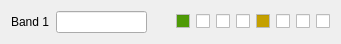
   <widget class="QWidget" name="layoutWidget_16">
    <property name="geometry">
     <rect>
      <x>10</x>
      <y>70</y>
      <width>341</width>
      <height>27</height>
     </rect>
    </property>
    <layout class="QHBoxLayout" name="horizontalLayout_18">
     <item>
      <widget class="QLabel" name="label_20">
       <property name="text">
        <string>Band 1</string>
       </property>
      </widget>
     </item>
     <item>
      <widget class="QLineEdit" name="lineEditR_2">
       <property name="sizePolicy">
        <sizepolicy hsizetype="Expanding" vsizetype="Fixed">
         <horstretch>0</horstretch>
         <verstretch>0</verstretch>
        </sizepolicy>
       </property>
       <property name="focusPolicy">
        <enum>Qt::NoFocus</enum>
       </property>
       <property name="readOnly">
        <bool>true</bool>
       </property>
      </widget>
     </item>
     <item>
      <spacer name="horizontalSpacer_18">
       <property name="orientation">
        <enum>Qt::Horizontal</enum>
       </property>
       <property name="sizeHint" stdset="0">
        <size>
         <width>40</width>
         <height>20</height>
        </size>
       </property>
      </spacer>
     </item>
     <item>
      <widget class="QCheckBox" name="checkBoxR_9">
       <property name="sizePolicy">
        <sizepolicy hsizetype="Fixed" vsizetype="Fixed">
         <horstretch>0</horstretch>
         <verstretch>0</verstretch>
        </sizepolicy>
       </property>
       <property name="palette">
        <palette>
         <active>
          <colorrole role="Base">
           <brush brushstyle="SolidPattern">
            <color alpha="255">
             <red>78</red>
             <green>154</green>
             <blue>6</blue>
            </color>
           </brush>
          </colorrole>
         </active>
         <inactive>
          <colorrole role="Base">
           <brush brushstyle="SolidPattern">
            <color alpha="255">
             <red>78</red>
             <green>154</green>
             <blue>6</blue>
            </color>
           </brush>
          </colorrole>
         </inactive>
         <disabled>
          <colorrole role="Base">
           <brush brushstyle="SolidPattern">
            <color alpha="255">
             <red>239</red>
             <green>235</green>
             <blue>231</blue>
            </color>
           </brush>
          </colorrole>
         </disabled>
        </palette>
       </property>
       <property name="focusPolicy">
        <enum>Qt::NoFocus</enum>
       </property>
       <property name="text">
        <string notr="true"/>
       </property>
      </widget>
     </item>
     <item>
      <widget class="QCheckBox" name="checkBoxR_10">
       <property name="sizePolicy">
        <sizepolicy hsizetype="Fixed" vsizetype="Fixed">
         <horstretch>0</horstretch>
         <verstretch>0</verstretch>
        </sizepolicy>
       </property>
       <property name="focusPolicy">
        <enum>Qt::NoFocus</enum>
       </property>
       <property name="text">
        <string notr="true"/>
       </property>
      </widget>
     </item>
     <item>
      <widget class="QCheckBox" name="checkBoxR_11">
       <property name="sizePolicy">
        <sizepolicy hsizetype="Fixed" vsizetype="Fixed">
         <horstretch>0</horstretch>
         <verstretch>0</verstretch>
        </sizepolicy>
       </property>
       <property name="focusPolicy">
        <enum>Qt::NoFocus</enum>
       </property>
       <property name="text">
        <string notr="true"/>
       </property>
      </widget>
     </item>
     <item>
      <widget class="QCheckBox" name="checkBoxR_12">
       <property name="sizePolicy">
        <sizepolicy hsizetype="Fixed" vsizetype="Fixed">
         <horstretch>0</horstretch>
         <verstretch>0</verstretch>
        </sizepolicy>
       </property>
       <property name="focusPolicy">
        <enum>Qt::NoFocus</enum>
       </property>
       <property name="text">
        <string notr="true"/>
       </property>
      </widget>
     </item>
     <item>
      <widget class="QCheckBox" name="checkBoxR_13">
       <property name="sizePolicy">
        <sizepolicy hsizetype="Fixed" vsizetype="Fixed">
         <horstretch>0</horstretch>
         <verstretch>0</verstretch>
        </sizepolicy>
       </property>
       <property name="palette">
        <palette>
         <active>
          <colorrole role="Base">
           <brush brushstyle="SolidPattern">
            <color alpha="255">
             <red>196</red>
             <green>160</green>
             <blue>0</blue>
            </color>
           </brush>
          </colorrole>
         </active>
         <inactive>
          <colorrole role="Base">
           <brush brushstyle="SolidPattern">
            <color alpha="255">
             <red>196</red>
             <green>160</green>
             <blue>0</blue>
            </color>
           </brush>
          </colorrole>
         </inactive>
         <disabled>
          <colorrole role="Base">
           <brush brushstyle="SolidPattern">
            <color alpha="255">
             <red>239</red>
             <green>235</green>
             <blue>231</blue>
            </color>
           </brush>
          </colorrole>
         </disabled>
        </palette>
       </property>
       <property name="focusPolicy">
        <enum>Qt::NoFocus</enum>
       </property>
       <property name="text">
        <string notr="true"/>
       </property>
      </widget>
     </item>
     <item>
      <widget class="QCheckBox" name="checkBoxR_14">
       <property name="sizePolicy">
        <sizepolicy hsizetype="Fixed" vsizetype="Fixed">
         <horstretch>0</horstretch>
         <verstretch>0</verstretch>
        </sizepolicy>
       </property>
       <property name="focusPolicy">
        <enum>Qt::NoFocus</enum>
       </property>
       <property name="text">
        <string notr="true"/>
       </property>
      </widget>
     </item>
     <item>
      <widget class="QCheckBox" name="checkBoxR_15">
       <property name="sizePolicy">
        <sizepolicy hsizetype="Fixed" vsizetype="Fixed">
         <horstretch>0</horstretch>
         <verstretch>0</verstretch>
        </sizepolicy>
       </property>
       <property name="focusPolicy">
        <enum>Qt::NoFocus</enum>
       </property>
       <property name="text">
        <string notr="true"/>
       </property>
      </widget>
     </item>
     <item>
      <widget class="QCheckBox" name="checkBoxR_16">
       <property name="sizePolicy">
        <sizepolicy hsizetype="Fixed" vsizetype="Fixed">
         <horstretch>0</horstretch>
         <verstretch>0</verstretch>
        </sizepolicy>
       </property>
       <property name="focusPolicy">
        <enum>Qt::NoFocus</enum>
       </property>
       <property name="text">
        <string notr="true"/>
       </property>
      </widget>
     </item>
    </layout>
   </widget>
